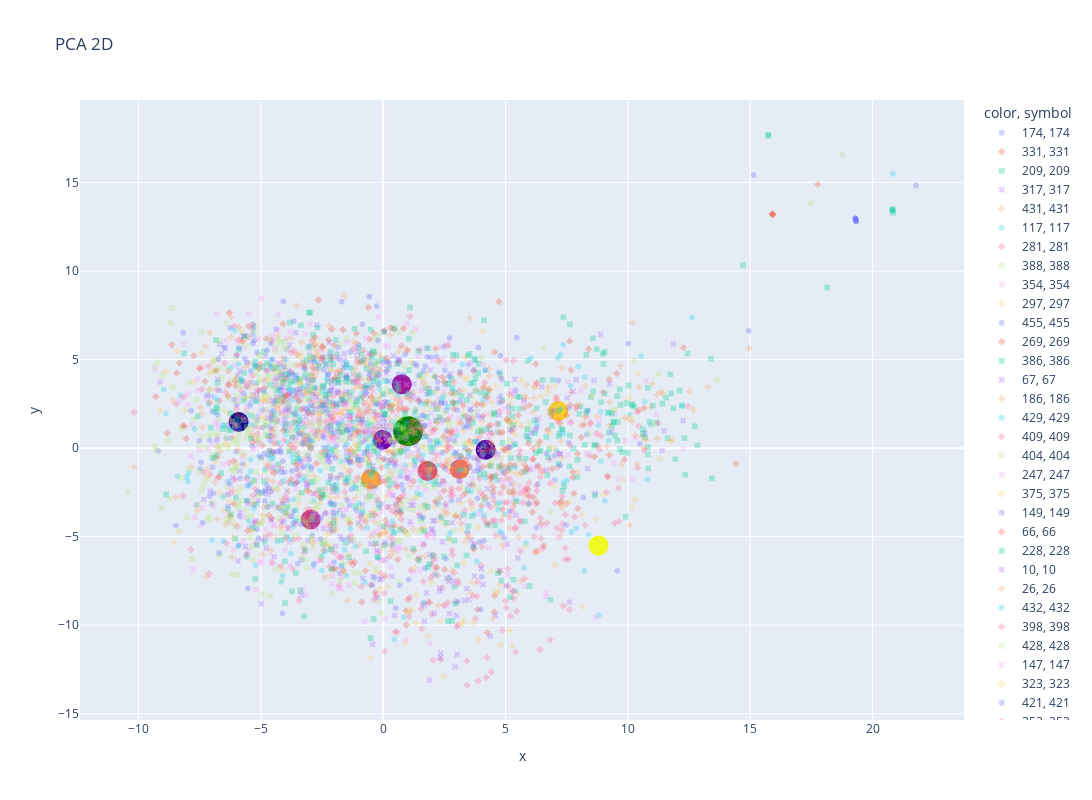

Notebook code for this chart:
### Code cell
pca = PCA(n_components=2)
articles_pca = pca.fit_transform(articles_sample_std)
interest_pca = pca.transform(interest_std)
closest_articles_pca = pca.transform(closest_articles_std)


# Plot the data in the PCA space
fig = px.scatter(
    x=articles_pca[:, 0],
    y=articles_pca[:, 1],
    color=articles_sample["category_id"],
    symbol=articles_sample["category_id"],
    title="PCA 2D",
    opacity=0.3,
    width=1200,
    height=800,
)
fig.add_scatter(
    x=interest_pca[:, 0],
    y=interest_pca[:, 1],
    mode="markers",
    marker=dict(color="green", size=30),
    text=f"User interest \n user_id: {user_id} \n category_id: {interest['category_id'].iloc[0]}",
)
fig.add_scatter(
    x=closest_articles_pca[:, 0],
    y=closest_articles_pca[:, 1],
    mode="markers",
    marker=dict(color=list(range(len(closest_articles_pca))), size=20),
    text=[
        f"rank: {i} / article_id: {a.article_id} / category_id: {a.category_id}"
        for i, a in enumerate(closest_articles.itertuples())
    ],
)
fig.show()
